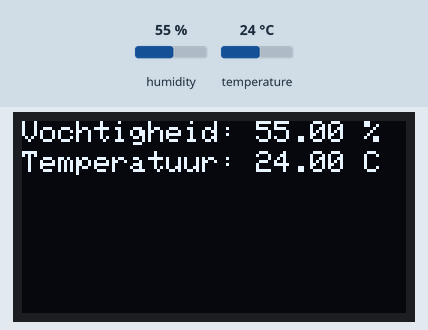
This sketch was run on a simulated Arduino Uno, built with avr-gcc and run on an emulated ATmega328P. Parts: 128×64 one-colour display. Inputs (shaded band) come from the test bench; at power-on: humidity 55 %, temperature 24 °C. What the sketch prints to the serial monitor is not drawn.

Above: at 4.9 s.
5.0 s: humidity set to 22 %
At 7.3 s:
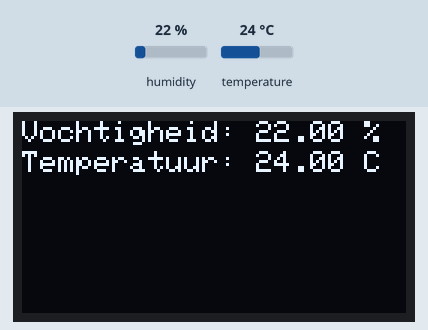
8.0 s: temperature set to 12 °C
At 9.6 s:
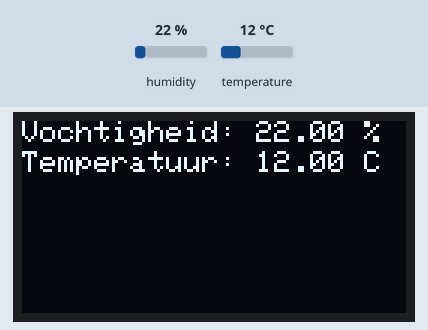
11.0 s: humidity set to 40 %
At 13.2 s:
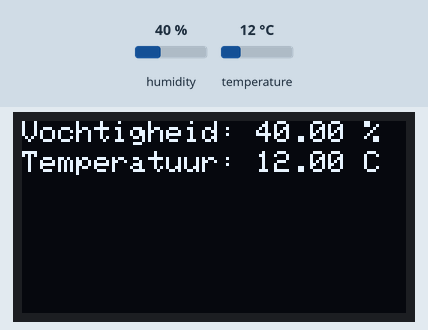
14.0 s: temperature set to 19 °C
Timing chart, 0 to 17.0 s (numbered marks = the images above; inputs shaded):
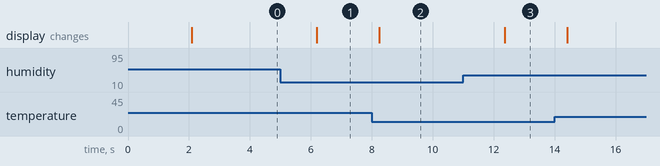

The sketch:

Hydrologendag_DHT11_OLED.ino
```cpp
// Hydrologendag_DHT11_OLED

#include <Wire.h>
#include <Adafruit_GFX.h>
#include <Adafruit_SSD1306.h>
#include <DHT.h>

#define DHTPIN 2
#define DHTTYPE DHT11
#define OLED_RESET 4
Adafruit_SSD1306 display(OLED_RESET);

// Initialize DHT sensor
DHT dht(DHTPIN, DHTTYPE);

void setup() {
  Wire.begin();
  dht.begin();
  display.begin(SSD1306_SWITCHCAPVCC, 0x3C);// initialize with the I2C addr 0x3C
  Serial.begin(9600);
}

void displayTempHumid(){
  delay(2000);
  // Reading temperature or humidity takes about 250 milliseconds!
  // Sensor readings may also be up to 2 seconds 'old' (its a very slow sensor)
  float h = dht.readHumidity();
  // Read temperature as Celsius
  float t = dht.readTemperature();

  // Check if any reads failed and exit early (to try again).
  if (isnan(h) || isnan(t)) {
    display.clearDisplay(); // clearing the display
    display.setTextColor(WHITE); //setting the color
    display.setTextSize(1); //set the font size
    display.setCursor(5,0); //set the cursor coordinates
    display.print("Failed to read from DHT sensor!");
    return;
  }

display.clearDisplay();
  display.setTextColor(WHITE);
  display.setTextSize(1);
  display.setCursor(0,0);
  display.print("Vochtigheid: ");
  Serial.print("Vochtigheid: ");
  display.print(h);
  Serial.print(h);
  display.print(" %");
  Serial.println(" %");
  display.setCursor(0,10);
  display.print("Temperatuur: ");
  Serial.print("Temperatuur: ");
  display.print(t);
  Serial.print(t);
  display.print(" C");
  Serial.println(" C");
  Serial.println();

}
void loop() {
  displayTempHumid();
  display.display();
}
```

Measured:
- after the input at 5.0 s, the display: changes after 1.2 s (image 1)
- after the input at 8.0 s, the display: changes after 0.25 s (image 2)
- after the input at 11.0 s, the display: changes after 1.4 s (image 3)
